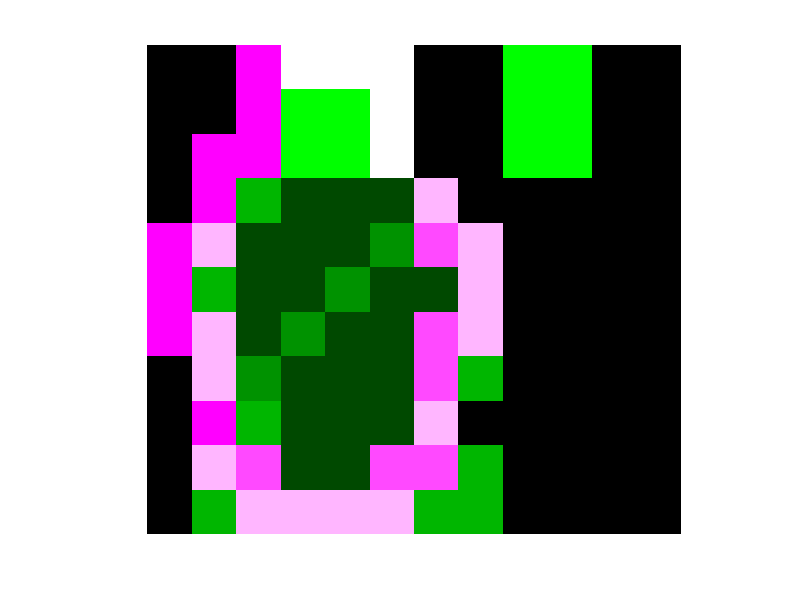

Write MATLAB code to recreate this figure. (Note: this script raises an error after producing the figure.)
% I = [0 0 0 0 0 0 0 0 0 0 0;
%      0 1 1 1 1 0 0 1 1 1 0;
%      0 1 1 1 1 1 1 1 1 1 0;
%      0 1 1 1 1 1 1 1 1 1 0;
%      0 1 1 1 1 0 0 1 1 1 0;
%      0 0 0 0 0 0 0 0 0 0 0];
% 
% mask = [0 1 0;
%         1 1 1;
%         0 1 0];
% E = imerode(I,mask);
% D = imdilate(I,mask);
% figure, imshow(E);
% figure, imshow(D);
close all; clear, clc

A = [0, 0, 0,70,70,70, 0, 0,70,70, 0, 0;
     0, 0, 0,70,70,70, 0, 0,70,70, 0, 0;
     0, 0, 0,70,70,70, 0, 0,70,70, 0, 0;
     0, 0,50,20,20,20,50, 0, 0, 0, 0, 0;
     0,50,20,20,20,40,20,50, 0, 0, 0, 0;
     0,50,20,20,40,20,20,50, 0, 0, 0, 0;
     0,50,20,40,20,20,20,50, 0, 0, 0, 0;
     0,50,40,20,20,20,20,50, 0, 0, 0, 0;
     0, 0,50,20,20,20,50, 0, 0, 0, 0, 0;
     0,50,20,20,20,20,20,50, 0, 0, 0, 0;
     0,50,50,50,50,50,50,50, 0, 0, 0, 0];


I = [0,0,1,1,1,1,0,0,0,0,0,0;
     0,0,1,0,0,1,0,0,0,0,0,0;
     0,1,1,0,0,1,0,0,0,0,0,0;
     0,1,0,0,0,0,1,0,0,0,0,0;
     1,1,0,0,0,0,1,1,0,0,0,0;
     1,0,0,0,0,0,0,1,0,0,0,0;
     1,1,0,0,0,0,1,1,0,0,0,0;
     0,1,0,0,0,0,1,0,0,0,0,0;
     0,1,0,0,0,0,1,0,0,0,0,0;
     0,1,1,0,0,1,1,0,0,0,0,0;
     0,0,1,1,1,1,0,0,0,0,0,0];

imshowpair(A,I)
% figure, imshow(A)
% imhist(A)
A_med = medfilt2(A);
% figure, imshow(A_med)
bin_A = imbinarize(A); % All pixels lower than threshold are 1

mask1 = strel('disk',3,0);

mask2 = [0 1 1 0;
         1 1 1 1;
         1 1 1 1;
         1 1 1 1;
         0 1 1 0];

mask3 = [1;1];


mask4 = [0 0 1;
         0 0 0;
         0 0 0];

mask5 = [0 1 0;
         0 0 0;
         0 0 0];

mask6 = [1;
         1;
         1;
         1;
         1];
         
mask7 =[0,0,1,1,1,1,0,0,0,0,0,0;
        0,0,1,0,0,1,0,0,0,0,0,0;
        0,1,1,0,0,1,0,0,0,0,0,0;
        0,1,0,0,0,0,1,0,0,0,0,0;
        1,1,0,0,0,0,1,1,0,0,0,0;
        1,0,0,0,0,0,0,1,0,0,0,0;
        1,1,0,0,0,0,1,1,0,0,0,0;
        0,1,0,0,0,0,1,0,0,0,0,0;
        0,1,0,0,0,0,1,0,0,0,0,0;
        0,1,1,0,0,1,1,0,0,0,0,0;
        0,0,1,1,1,1,0,0,0,0,0,0];

mask8 = ones(3);

mask9 = strel('disk',4,0);
mask10 = [1 1 1;
          1 1 1;
          1 1 1];
mask11 = A_med;


% M1 = imerode(bin_A,mask11);
M1 = imerode(bin_A,bin_A);
M2 = imdilate(M1,mask7);
M3 = imdilate(M2,mask4);
M4 = imdilate(M3,mask5);
M5 = imdilate(M4,mask7);
M6 = imdilate(M5,mask4);
M7 = imdilate(M6,mask7);
M8 = imerode(M7,mask10);
M9 = imdilate(M8,mask1);
M10 = imdilate(M9,mask1);
M11 = imdilate(M10,mask1);
M12 = imdilate(M11,mask1);
figure
subplot(4,3,1), imshow(A), title('Original')
subplot(4,3,2), imshow(I), title('Finall')
subplot(4,3,3), imshow(bin_A), title('mid')
subplot(4,3,4), imshow(M1), title('1')
subplot(4,3,5), imshow(M2), title('2')
subplot(4,3,6), imshow(M3), title('3')
subplot(4,3,7), imshow(M4), title('4')
subplot(4,3,8), imshow(M5), title('5')
subplot(4,3,9), imshow(M6), title('6')
subplot(4,3,10), imshow(M7), title('7')
subplot(4,3,11), imshow(M8), title('8')
subplot(4,3,12), imshow(M9), title('9')
% subplot(4,3,10), imshow(M10), title('10')
% subplot(4,3,11), imshow(M11), title('11')
% subplot(4,3,12), imshow(M12), title('12')


% %%
% % Reset Workspace
% clear all
% close all
% clc
% 
% % set constants
% BinaryThreshold = 250;
% r = 2; % thickness of the Boundary
% n = 0;
% 
% % load Image
% I = imread("images\Figure_Bottles.png");
% IGray = rgb2gray(I);
% figure, imshow(I)
% IBin = IGray < BinaryThreshold;
% imshow(IBin)
% 
% se2 = strel('disk', 3);
% IBinNoise = imerode (IBin, se2);
% IBinNoise = imdilate(IBinNoise, se2);
% figure, imshow(IBinNoise)
% 
% 
% 
% IFilled = imfill(IBinNoise,'holes');
% figure, imshow(IFilled)
% 
% % remove shadows
% se3 = strel('disk', 15);
% IFilled = imerode (IFilled, se3);
% IFilled = imdilate(IFilled, se3);
% figure, imshow(IFilled)
% 
% 
% se = strel('disk', r,n);
% IErosion = imerode(IFilled, se);
% figure, imshow(IErosion)
% % imshowpair(IBin, IErosion)
% % imshowpair(IBin, IErosion, 'montage')
% Boundaries = IFilled - IErosion;
% imshow(Boundaries)
% 
% 
% figure, imshowpair(I, 1-Boundaries)
